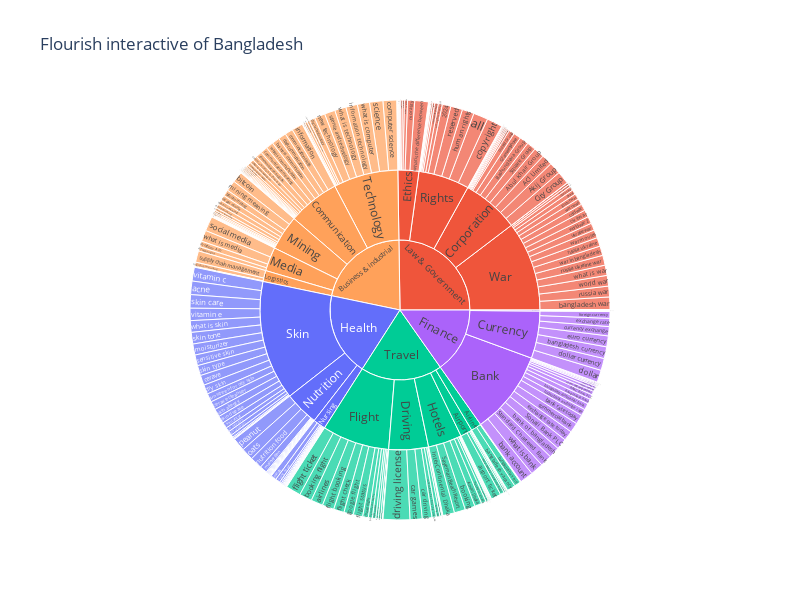

The notebook cell saved with this chart:
### Markdown cell above
Finally, we visualizes the hierarchical relationship between different categories, subcategories, and terms, with their corresponding values, in an interactive and visually appealing way. The chart helps to explore trends and patterns in the data for Bangladesh.

### Code cell
import plotly.express as px

fig = px.sunburst(
    df,
    path=['Category', 'Subcategory', 'Term'],  
    values='Value',  
    color='Category',  
    title='Flourish interactive of Bangladesh'
)

fig.update_layout(
    width=800,  
    height=600  
)

fig.show()

### Figure 1 — Plotly figure (JSON) as saved in the notebook; plotly's stock layout.template omitted (floating-point values rounded to 4 significant figures; data arrays with more than 128 entries replaced by an {"elided": "..."} marker saying what was removed)
{"data": [{"branchvalues": "total", "customdata": {"elided": "367x1 str values"}, "domain": {"x": [0, 1], "y": [0, 1]}, "hovertemplate": "labels=%{label}<br>Value=%{value}<br>parent=%{parent}<br>id=%{id}<br>Category=%{customdata[0]}<extra></extra>", "ids": {"elided": "367 str values"}, "labels": {"elided": "367 str values"}, "marker": {"colors": {"elided": "367 str values"}}, "name": "", "parents": {"elided": "367 str values"}, "type": "sunburst", "values": {"elided": "367 float values"}}], "layout": {"height": 600, "legend": {"tracegroupgap": 0}, "title": {"text": "Flourish interactive of Bangladesh"}, "width": 800}}
